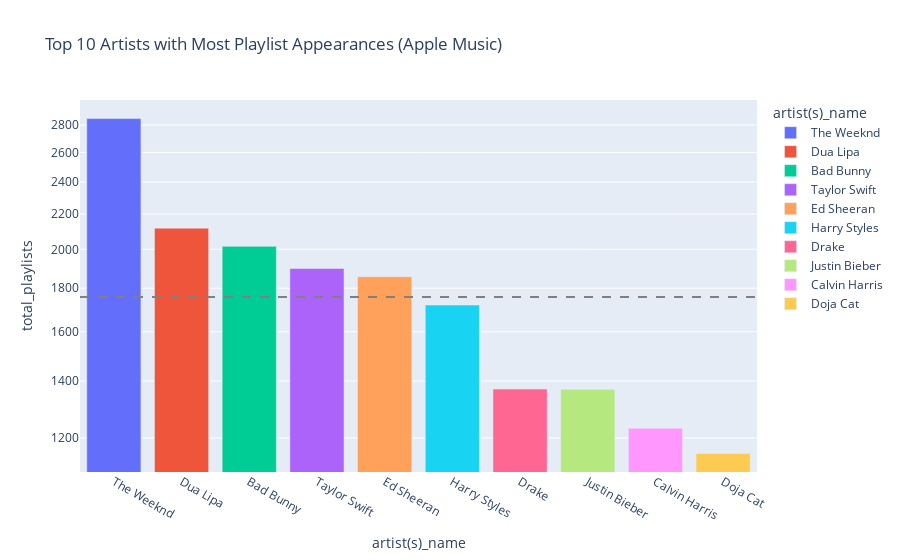

The code cell stored with this chart in its notebook:
### Code cell
exploded_df = musics.explode('artist(s)_name')
# artist_playlist_counts = exploded_df.groupby('artist(s)_name')[['in_spotify_playlists', 'in_apple_playlists', 'in_deezer_playlists']].sum().reset_index()
artist_playlist_counts = exploded_df.groupby('artist(s)_name')['in_apple_playlists'].sum().reset_index()
artist_playlist_counts['total_playlists'] = artist_playlist_counts['in_apple_playlists']

# Sorting by total_playlists and getting the top artists
top_artists_playlists = artist_playlist_counts.sort_values(by='total_playlists', ascending=False).head(10)

# 2. Plotting
fig_playlist_apple = px.bar(top_artists_playlists, 
                      x='artist(s)_name', 
                      y='total_playlists', 
                      title='Top 10 Artists with Most Playlist Appearances (Apple Music)',
                      color='artist(s)_name').update_layout(yaxis_type="log")

# 3. Adding mean dashed line
mean_playlist_count = top_artists_playlists['total_playlists'].mean()
fig_playlist_apple.add_hline(y=mean_playlist_count, 
                       line_dash='dash', 
                       line_color='grey', 
                       annotation_text=f"Mean: {mean_playlist_count:.2f}", 
                       annotation_position="top right")

fig_playlist_apple.show()

### Figure 1 — Plotly figure (JSON) as saved in the notebook; plotly's stock layout.template omitted (floating-point values rounded to 4 significant figures)
{"data": [{"alignmentgroup": "True", "hovertemplate": "artist(s)_name=%{x}<br>total_playlists=%{y}<extra></extra>", "legendgroup": "The Weeknd", "marker": {"color": "#636efa", "pattern": {"shape": ""}}, "name": "The Weeknd", "offsetgroup": "The Weeknd", "orientation": "v", "showlegend": true, "textposition": "auto", "type": "bar", "x": ["The Weeknd"], "xaxis": "x", "y": [2849], "yaxis": "y"}, {"alignmentgroup": "True", "hovertemplate": "artist(s)_name=%{x}<br>total_playlists=%{y}<extra></extra>", "legendgroup": "Dua Lipa", "marker": {"color": "#EF553B", "pattern": {"shape": ""}}, "name": "Dua Lipa", "offsetgroup": "Dua Lipa", "orientation": "v", "showlegend": true, "textposition": "auto", "type": "bar", "x": ["Dua Lipa"], "xaxis": "x", "y": [2118], "yaxis": "y"}, {"alignmentgroup": "True", "hovertemplate": "artist(s)_name=%{x}<br>total_playlists=%{y}<extra></extra>", "legendgroup": "Bad Bunny", "marker": {"color": "#00cc96", "pattern": {"shape": ""}}, "name": "Bad Bunny", "offsetgroup": "Bad Bunny", "orientation": "v", "showlegend": true, "textposition": "auto", "type": "bar", "x": ["Bad Bunny"], "xaxis": "x", "y": [2016], "yaxis": "y"}, {"alignmentgroup": "True", "hovertemplate": "artist(s)_name=%{x}<br>total_playlists=%{y}<extra></extra>", "legendgroup": "Taylor Swift", "marker": {"color": "#ab63fa", "pattern": {"shape": ""}}, "name": "Taylor Swift", "offsetgroup": "Taylor Swift", "orientation": "v", "showlegend": true, "textposition": "auto", "type": "bar", "x": ["Taylor Swift"], "xaxis": "x", "y": [1899], "yaxis": "y"}, {"alignmentgroup": "True", "hovertemplate": "artist(s)_name=%{x}<br>total_playlists=%{y}<extra></extra>", "legendgroup": "Ed Sheeran", "marker": {"color": "#FFA15A", "pattern": {"shape": ""}}, "name": "Ed Sheeran", "offsetgroup": "Ed Sheeran", "orientation": "v", "showlegend": true, "textposition": "auto", "type": "bar", "x": ["Ed Sheeran"], "xaxis": "x", "y": [1857], "yaxis": "y"}, {"alignmentgroup": "True", "hovertemplate": "artist(s)_name=%{x}<br>total_playlists=%{y}<extra></extra>", "legendgroup": "Harry Styles", "marker": {"color": "#19d3f3", "pattern": {"shape": ""}}, "name": "Harry Styles", "offsetgroup": "Harry Styles", "orientation": "v", "showlegend": true, "textposition": "auto", "type": "bar", "x": ["Harry Styles"], "xaxis": "x", "y": [1720], "yaxis": "y"}, {"alignmentgroup": "True", "hovertemplate": "artist(s)_name=%{x}<br>total_playlists=%{y}<extra></extra>", "legendgroup": "Drake", "marker": {"color": "#FF6692", "pattern": {"shape": ""}}, "name": "Drake", "offsetgroup": "Drake", "orientation": "v", "showlegend": true, "textposition": "auto", "type": "bar", "x": ["Drake"], "xaxis": "x", "y": [1370], "yaxis": "y"}, {"alignmentgroup": "True", "hovertemplate": "artist(s)_name=%{x}<br>total_playlists=%{y}<extra></extra>", "legendgroup": "Justin Bieber", "marker": {"color": "#B6E880", "pattern": {"shape": ""}}, "name": "Justin Bieber", "offsetgroup": "Justin Bieber", "orientation": "v", "showlegend": true, "textposition": "auto", "type": "bar", "x": ["Justin Bieber"], "xaxis": "x", "y": [1369], "yaxis": "y"}, {"alignmentgroup": "True", "hovertemplate": "artist(s)_name=%{x}<br>total_playlists=%{y}<extra></extra>", "legendgroup": "Calvin Harris", "marker": {"color": "#FF97FF", "pattern": {"shape": ""}}, "name": "Calvin Harris", "offsetgroup": "Calvin Harris", "orientation": "v", "showlegend": true, "textposition": "auto", "type": "bar", "x": ["Calvin Harris"], "xaxis": "x", "y": [1232], "yaxis": "y"}, {"alignmentgroup": "True", "hovertemplate": "artist(s)_name=%{x}<br>total_playlists=%{y}<extra></extra>", "legendgroup": "Doja Cat", "marker": {"color": "#FECB52", "pattern": {"shape": ""}}, "name": "Doja Cat", "offsetgroup": "Doja Cat", "orientation": "v", "showlegend": true, "textposition": "auto", "type": "bar", "x": ["Doja Cat"], "xaxis": "x", "y": [1151], "yaxis": "y"}], "layout": {"annotations": [{"showarrow": false, "text": "Mean: 1758.10", "x": 1, "xanchor": "right", "xref": "x domain", "y": 1758.0, "yanchor": "bottom", "yref": "y"}], "barmode": "relative", "legend": {"title": {"text": "artist(s)_name"}, "tracegroupgap": 0}, "shapes": [{"line": {"color": "grey", "dash": "dash"}, "type": "line", "x0": 0, "x1": 1, "xref": "x domain", "y0": 1758.0, "y1": 1758.0, "yref": "y"}], "title": {"text": "Top 10 Artists with Most Playlist Appearances (Apple Music)"}, "xaxis": {"anchor": "y", "categoryarray": ["The Weeknd", "Dua Lipa", "Bad Bunny", "Taylor Swift", "Ed Sheeran", "Harry Styles", "Drake", "Justin Bieber", "Calvin Harris", "Doja Cat"], "categoryorder": "array", "domain": [0.0, 1.0], "title": {"text": "artist(s)_name"}}, "yaxis": {"anchor": "x", "domain": [0.0, 1.0], "title": {"text": "total_playlists"}, "type": "log"}}}
